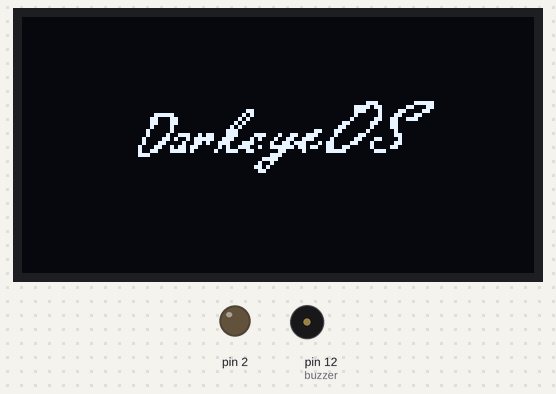
The sketch below on a simulated Arduino Uno, built with avr-gcc and run on an emulated ATmega328P. Shown: 128×64 one-colour display, output pins drawn as LEDs (lit = HIGH), buzzer (waves = sounding).

Above: at 2.1 s.
Timing chart, 0 to 3.6 s (numbered marks = the images above):
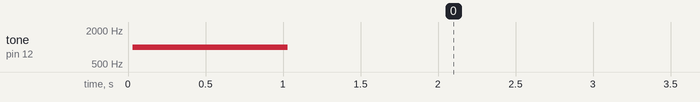

The sketch:

DyeOS.ino
```cpp
#include <SPI.h>
#include <Wire.h>
#include <Adafruit_GFX.h>
#include <Adafruit_SSD1306.h>

#define SCREEN_WIDTH 128 // OLED display width, in pixels
#define SCREEN_HEIGHT 64 // OLED display height, in pixels
// Declaration for an SSD1306 display connected to I2C (SDA, SCL pins)
#define OLED_RESET     4 // Reset pin # (or -1 if sharing Arduino reset pin)
Adafruit_SSD1306 display(SCREEN_WIDTH, SCREEN_HEIGHT, &Wire, OLED_RESET);


const int buzzer = 12;


#define bitmap_height   128
#define bitmap_width    64

static const unsigned char PROGMEM bitmap[] =
{ 0x00, 0x00, 0x00, 0x00, 0x00, 0x00, 0x00, 0x00, 0x00, 0x00, 0x00, 0x00, 0x00, 0x00, 0x00, 0x00,
  0x00, 0x00, 0x00, 0x00, 0x00, 0x00, 0x00, 0x00, 0x00, 0x00, 0x00, 0x00, 0x00, 0x00, 0x00, 0x00,
  0x00, 0x00, 0x00, 0x00, 0x00, 0x00, 0x00, 0x00, 0x00, 0x00, 0x00, 0x00, 0x00, 0x00, 0x00, 0x00,
  0x00, 0x00, 0x00, 0x00, 0x00, 0x00, 0x00, 0x00, 0x00, 0x00, 0x00, 0x00, 0x00, 0x00, 0x00, 0x00,
  0x00, 0x00, 0x00, 0x00, 0x00, 0x00, 0x00, 0x00, 0x00, 0x00, 0x00, 0x00, 0x00, 0x00, 0x00, 0x00,
  0x00, 0x00, 0x00, 0x00, 0x00, 0x00, 0x00, 0x00, 0x00, 0x00, 0x00, 0x00, 0x00, 0x00, 0x00, 0x00,
  0x00, 0x00, 0x00, 0x00, 0x00, 0x00, 0x00, 0x00, 0x00, 0x00, 0x00, 0x00, 0x00, 0x00, 0x00, 0x00,
  0x00, 0x00, 0x00, 0x00, 0x00, 0x00, 0x00, 0x00, 0x00, 0x00, 0x00, 0x00, 0x00, 0x00, 0x00, 0x00,
  0x00, 0x00, 0x00, 0x00, 0x00, 0x00, 0x00, 0x00, 0x00, 0x00, 0x00, 0x00, 0x00, 0x00, 0x00, 0x00,
  0x00, 0x00, 0x00, 0x00, 0x00, 0x00, 0x00, 0x00, 0x00, 0x00, 0x00, 0x00, 0x00, 0x00, 0x00, 0x00,
  0x00, 0x00, 0x00, 0x00, 0x00, 0x00, 0x00, 0x00, 0x00, 0x00, 0x00, 0x00, 0x00, 0x00, 0x00, 0x00,
  0x00, 0x00, 0x00, 0x00, 0x00, 0x00, 0x00, 0x00, 0x00, 0x00, 0x00, 0x00, 0x00, 0x00, 0x00, 0x00,
  0x00, 0x00, 0x00, 0x00, 0x00, 0x00, 0x00, 0x00, 0x00, 0x00, 0x00, 0x00, 0x00, 0x00, 0x00, 0x00,
  0x00, 0x00, 0x00, 0x00, 0x00, 0x00, 0x00, 0x00, 0x00, 0x00, 0x00, 0x00, 0x00, 0x00, 0x00, 0x00,
  0x00, 0x00, 0x00, 0x00, 0x00, 0x00, 0x00, 0x00, 0x00, 0x00, 0x00, 0x00, 0x00, 0x00, 0x00, 0x00,
  0x00, 0x00, 0x00, 0x00, 0x00, 0x00, 0x00, 0x00, 0x00, 0x00, 0x00, 0x00, 0x00, 0x00, 0x00, 0x00,
  0x00, 0x00, 0x00, 0x00, 0x00, 0x00, 0x00, 0x00, 0x00, 0x00, 0x00, 0x00, 0x00, 0x00, 0x00, 0x00,
  0x00, 0x00, 0x00, 0x00, 0x00, 0x00, 0x00, 0x00, 0x00, 0x00, 0x00, 0x00, 0x00, 0x00, 0x00, 0x00,
  0x00, 0x00, 0x00, 0x00, 0x00, 0x00, 0x00, 0x00, 0x00, 0x00, 0x00, 0x00, 0x00, 0x00, 0x00, 0x00,
  0x00, 0x00, 0x00, 0x00, 0x00, 0x00, 0x00, 0x00, 0x00, 0x00, 0x00, 0x00, 0x00, 0x00, 0x00, 0x00,
  0x00, 0x00, 0x00, 0x00, 0x00, 0x00, 0x00, 0x00, 0x00, 0x00, 0x00, 0x00, 0x00, 0x00, 0x00, 0x00,
  0x00, 0x00, 0x00, 0x00, 0x00, 0x00, 0x00, 0x00, 0x00, 0x00, 0x03, 0x80, 0x3e, 0x00, 0x00, 0x00,
  0x00, 0x00, 0x00, 0x00, 0x00, 0x00, 0x00, 0x00, 0x00, 0x00, 0x1e, 0xc0, 0xc6, 0x00, 0x00, 0x00,
  0x00, 0x00, 0x00, 0x00, 0x00, 0x00, 0x00, 0xc0, 0x00, 0x00, 0x1c, 0x43, 0x0c, 0x00, 0x00, 0x00,
  0x00, 0x00, 0x00, 0x00, 0x7c, 0x00, 0x01, 0x40, 0x00, 0x00, 0x10, 0x46, 0x30, 0x00, 0x00, 0x00,
  0x00, 0x00, 0x00, 0x00, 0xc6, 0x00, 0x02, 0x80, 0x00, 0x00, 0x20, 0xcc, 0xe0, 0x00, 0x00, 0x00,
  0x00, 0x00, 0x00, 0x00, 0xc6, 0x00, 0x05, 0x00, 0x00, 0x00, 0xc1, 0x8c, 0x00, 0x00, 0x00, 0x00,
  0x00, 0x00, 0x00, 0x00, 0x84, 0x00, 0x0a, 0x00, 0x00, 0x01, 0x81, 0x0c, 0x00, 0x00, 0x00, 0x00,
  0x00, 0x00, 0x00, 0x01, 0x04, 0x00, 0x1c, 0x00, 0x00, 0x63, 0x02, 0x04, 0x00, 0x00, 0x00, 0x00,
  0x00, 0x00, 0x00, 0x01, 0x09, 0xcb, 0x1c, 0x38, 0x99, 0xc2, 0x0c, 0x06, 0x00, 0x00, 0x00, 0x00,
  0x00, 0x00, 0x00, 0x02, 0x1a, 0x5f, 0x38, 0x51, 0x33, 0x84, 0x18, 0xc2, 0x00, 0x00, 0x00, 0x00,
  0x00, 0x00, 0x00, 0x02, 0x30, 0x9a, 0x71, 0xc2, 0x6e, 0x2c, 0x31, 0x06, 0x00, 0x00, 0x00, 0x00,
  0x00, 0x00, 0x00, 0x04, 0x65, 0xb0, 0x53, 0x93, 0xf6, 0xcc, 0xc1, 0x0c, 0x00, 0x00, 0x00, 0x00,
  0x00, 0x00, 0x00, 0x04, 0xc7, 0xa0, 0x9c, 0xc0, 0xc2, 0x0f, 0x80, 0xe0, 0x00, 0x00, 0x00, 0x00,
  0x00, 0x00, 0x00, 0x07, 0x00, 0x00, 0x00, 0x03, 0x80, 0x00, 0x00, 0x00, 0x00, 0x00, 0x00, 0x00,
  0x00, 0x00, 0x00, 0x00, 0x00, 0x00, 0x00, 0x0f, 0x00, 0x00, 0x00, 0x00, 0x00, 0x00, 0x00, 0x00,
  0x00, 0x00, 0x00, 0x00, 0x00, 0x00, 0x00, 0x12, 0x00, 0x00, 0x00, 0x00, 0x00, 0x00, 0x00, 0x00,
  0x00, 0x00, 0x00, 0x00, 0x00, 0x00, 0x00, 0x34, 0x00, 0x00, 0x00, 0x00, 0x00, 0x00, 0x00, 0x00,
  0x00, 0x00, 0x00, 0x00, 0x00, 0x00, 0x00, 0x18, 0x00, 0x00, 0x00, 0x00, 0x00, 0x00, 0x00, 0x00,
  0x00, 0x00, 0x00, 0x00, 0x00, 0x00, 0x00, 0x00, 0x00, 0x00, 0x00, 0x00, 0x00, 0x00, 0x00, 0x00,
  0x00, 0x00, 0x00, 0x00, 0x00, 0x00, 0x00, 0x00, 0x00, 0x00, 0x00, 0x00, 0x00, 0x00, 0x00, 0x00,
  0x00, 0x00, 0x00, 0x00, 0x00, 0x00, 0x00, 0x00, 0x00, 0x00, 0x00, 0x00, 0x00, 0x00, 0x00, 0x00,
  0x00, 0x00, 0x00, 0x00, 0x00, 0x00, 0x00, 0x00, 0x00, 0x00, 0x00, 0x00, 0x00, 0x00, 0x00, 0x00,
  0x00, 0x00, 0x00, 0x00, 0x00, 0x00, 0x00, 0x00, 0x00, 0x00, 0x00, 0x00, 0x00, 0x00, 0x00, 0x00,
  0x00, 0x00, 0x00, 0x00, 0x00, 0x00, 0x00, 0x00, 0x00, 0x00, 0x00, 0x00, 0x00, 0x00, 0x00, 0x00,
  0x00, 0x00, 0x00, 0x00, 0x00, 0x00, 0x00, 0x00, 0x00, 0x00, 0x00, 0x00, 0x00, 0x00, 0x00, 0x00,
  0x00, 0x00, 0x00, 0x00, 0x00, 0x00, 0x00, 0x00, 0x00, 0x00, 0x00, 0x00, 0x00, 0x00, 0x00, 0x00,
  0x00, 0x00, 0x00, 0x00, 0x00, 0x00, 0x00, 0x00, 0x00, 0x00, 0x00, 0x00, 0x00, 0x00, 0x00, 0x00,
  0x00, 0x00, 0x00, 0x00, 0x00, 0x00, 0x00, 0x00, 0x00, 0x00, 0x00, 0x00, 0x00, 0x00, 0x00, 0x00,
  0x00, 0x00, 0x00, 0x00, 0x00, 0x00, 0x00, 0x00, 0x00, 0x00, 0x00, 0x00, 0x00, 0x00, 0x00, 0x00,
  0x00, 0x00, 0x00, 0x00, 0x00, 0x00, 0x00, 0x00, 0x00, 0x00, 0x00, 0x00, 0x00, 0x00, 0x00, 0x00,
  0x00, 0x00, 0x00, 0x00, 0x00, 0x00, 0x00, 0x00, 0x00, 0x00, 0x00, 0x00, 0x00, 0x00, 0x00, 0x00,
  0x00, 0x00, 0x00, 0x00, 0x00, 0x00, 0x00, 0x00, 0x00, 0x00, 0x00, 0x00, 0x00, 0x00, 0x00, 0x00,
  0x00, 0x00, 0x00, 0x00, 0x00, 0x00, 0x00, 0x00, 0x00, 0x00, 0x00, 0x00, 0x00, 0x00, 0x00, 0x00,
  0x00, 0x00, 0x00, 0x00, 0x00, 0x00, 0x00, 0x00, 0x00, 0x00, 0x00, 0x00, 0x00, 0x00, 0x00, 0x00,
  0x00, 0x00, 0x00, 0x00, 0x00, 0x00, 0x00, 0x00, 0x00, 0x00, 0x00, 0x00, 0x00, 0x00, 0x00, 0x00,
  0x00, 0x00, 0x00, 0x00, 0x00, 0x00, 0x00, 0x00, 0x00, 0x00, 0x00, 0x00, 0x00, 0x00, 0x00, 0x00,
  0x00, 0x00, 0x00, 0x00, 0x00, 0x00, 0x00, 0x00, 0x00, 0x00, 0x00, 0x00, 0x00, 0x00, 0x00, 0x00,
  0x00, 0x00, 0x00, 0x00, 0x00, 0x00, 0x00, 0x00, 0x00, 0x00, 0x00, 0x00, 0x00, 0x00, 0x00, 0x00,
  0x00, 0x00, 0x00, 0x00, 0x00, 0x00, 0x00, 0x00, 0x00, 0x00, 0x00, 0x00, 0x00, 0x00, 0x00, 0x00,
  0x00, 0x00, 0x00, 0x00, 0x00, 0x00, 0x00, 0x00, 0x00, 0x00, 0x00, 0x00, 0x00, 0x00, 0x00, 0x00,
  0x00, 0x00, 0x00, 0x00, 0x00, 0x00, 0x00, 0x00, 0x00, 0x00, 0x00, 0x00, 0x00, 0x00, 0x00, 0x00,
  0x00, 0x00, 0x00, 0x00, 0x00, 0x00, 0x00, 0x00, 0x00, 0x00, 0x00, 0x00, 0x00, 0x00, 0x00, 0x00,
  0x00, 0x00, 0x00, 0x00, 0x00, 0x00, 0x00, 0x00, 0x00, 0x00, 0x00, 0x00, 0x00, 0x00, 0x00, 0x00
};


void setup() {

   pinMode(2, OUTPUT);
   pinMode(buzzer, OUTPUT);
   Serial.begin(9600);
   if (!display.begin(SSD1306_SWITCHCAPVCC, 0x3C)) { // Address 0x3C for 128x32
   Serial.println(F("SSD1306 allocation failed"));
   for (;;); // Don't proceed, loop forever
  }
  display.clearDisplay();
   StartSound(); // Boot Sound
   showBitmap(); // Showing a bitmap
}

void loop() {
   OLED_TURN_ON();
}


void StartSound(){
   tone(buzzer, 1000); // Send 1KHz sound signal...
  delay(1000);        // ...for 1 sec
  noTone(buzzer);     // Stop sound...
  delay(1000);        // ...for 1sec
  }

  void showBitmap(void) {
  display.clearDisplay();
  display.drawBitmap(0, 0, bitmap, bitmap_height, bitmap_width, WHITE);
  display.display();
  delay(1000);

}

void OLED_TURN_ON(void){
  delay(5000);
   display.clearDisplay();
   // Write you code


   display.display();
  delay(1000);

  }
```
